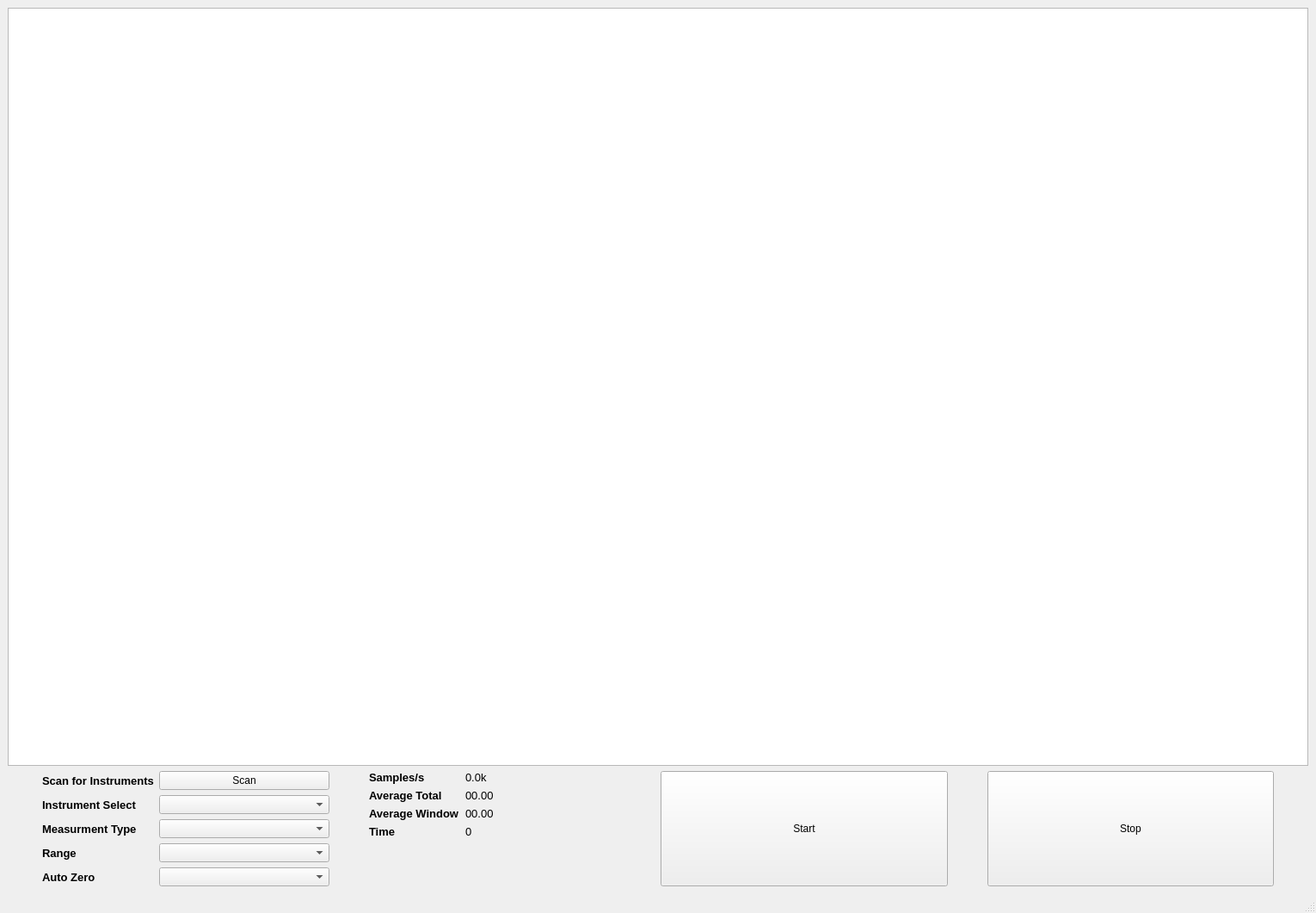
<?xml version="1.0" encoding="UTF-8"?>
<ui version="4.0">
 <class>MainWindow</class>
 <widget class="QMainWindow" name="MainWindow">
  <property name="geometry">
   <rect>
    <x>0</x>
    <y>0</y>
    <width>1530</width>
    <height>1061</height>
   </rect>
  </property>
  <property name="windowTitle">
   <string>DMMLogger</string>
  </property>
  <widget class="QWidget" name="centralwidget">
   <layout class="QGridLayout" name="gridLayout_3">
    <item row="1" column="0">
     <layout class="QGridLayout" name="gridLayout_7">
      <item row="0" column="1">
       <layout class="QFormLayout" name="formLayout_3">
        <property name="sizeConstraint">
         <enum>QLayout::SetFixedSize</enum>
        </property>
        <item row="1" column="0">
         <widget class="QLabel" name="label">
          <property name="font">
           <font>
            <pointsize>10</pointsize>
            <weight>75</weight>
            <bold>true</bold>
           </font>
          </property>
          <property name="text">
           <string>Scan for Instruments</string>
          </property>
         </widget>
        </item>
        <item row="1" column="1">
         <widget class="QPushButton" name="scanButton">
          <property name="text">
           <string>Scan</string>
          </property>
         </widget>
        </item>
        <item row="2" column="0">
         <widget class="QLabel" name="instSelectLB">
          <property name="font">
           <font>
            <pointsize>10</pointsize>
            <weight>75</weight>
            <bold>true</bold>
           </font>
          </property>
          <property name="text">
           <string>Instrument Select</string>
          </property>
         </widget>
        </item>
        <item row="2" column="1">
         <widget class="QComboBox" name="instSelectCB"/>
        </item>
        <item row="3" column="0">
         <widget class="QLabel" name="measTypeLB">
          <property name="font">
           <font>
            <pointsize>10</pointsize>
            <weight>75</weight>
            <bold>true</bold>
           </font>
          </property>
          <property name="text">
           <string>Measurment Type</string>
          </property>
         </widget>
        </item>
        <item row="3" column="1">
         <widget class="QComboBox" name="measTypeCB"/>
        </item>
        <item row="4" column="0">
         <widget class="QLabel" name="resolutionLB">
          <property name="font">
           <font>
            <pointsize>10</pointsize>
            <weight>75</weight>
            <bold>true</bold>
           </font>
          </property>
          <property name="text">
           <string>Range</string>
          </property>
         </widget>
        </item>
        <item row="4" column="1">
         <widget class="QComboBox" name="rangeCB"/>
        </item>
        <item row="5" column="0">
         <widget class="QLabel" name="autoZeroLB">
          <property name="font">
           <font>
            <pointsize>10</pointsize>
            <weight>75</weight>
            <bold>true</bold>
           </font>
          </property>
          <property name="text">
           <string>Auto Zero</string>
          </property>
         </widget>
        </item>
        <item row="5" column="1">
         <widget class="QComboBox" name="autoZeroCB"/>
        </item>
       </layout>
      </item>
      <item row="0" column="0">
       <spacer name="horizontalSpacer">
        <property name="orientation">
         <enum>Qt::Horizontal</enum>
        </property>
        <property name="sizeType">
         <enum>QSizePolicy::Preferred</enum>
        </property>
        <property name="sizeHint" stdset="0">
         <size>
          <width>40</width>
          <height>20</height>
         </size>
        </property>
       </spacer>
      </item>
      <item row="0" column="7">
       <spacer name="horizontalSpacer_4">
        <property name="orientation">
         <enum>Qt::Horizontal</enum>
        </property>
        <property name="sizeType">
         <enum>QSizePolicy::Preferred</enum>
        </property>
        <property name="sizeHint" stdset="0">
         <size>
          <width>40</width>
          <height>20</height>
         </size>
        </property>
       </spacer>
      </item>
      <item row="0" column="5">
       <spacer name="horizontalSpacer_3">
        <property name="orientation">
         <enum>Qt::Horizontal</enum>
        </property>
        <property name="sizeType">
         <enum>QSizePolicy::Minimum</enum>
        </property>
        <property name="sizeHint" stdset="0">
         <size>
          <width>40</width>
          <height>20</height>
         </size>
        </property>
       </spacer>
      </item>
      <item row="0" column="3">
       <layout class="QFormLayout" name="formLayout_4">
        <property name="sizeConstraint">
         <enum>QLayout::SetDefaultConstraint</enum>
        </property>
        <property name="leftMargin">
         <number>0</number>
        </property>
        <item row="0" column="0">
         <widget class="QLabel" name="samplesTitleLB">
          <property name="font">
           <font>
            <pointsize>10</pointsize>
            <weight>75</weight>
            <bold>true</bold>
           </font>
          </property>
          <property name="text">
           <string>Samples/s</string>
          </property>
          <property name="margin">
           <number>5</number>
          </property>
         </widget>
        </item>
        <item row="0" column="1">
         <widget class="QLabel" name="samplesLB">
          <property name="font">
           <font>
            <pointsize>10</pointsize>
           </font>
          </property>
          <property name="text">
           <string>0.0k</string>
          </property>
          <property name="margin">
           <number>5</number>
          </property>
         </widget>
        </item>
        <item row="1" column="0">
         <widget class="QLabel" name="avgTotalTitleLB">
          <property name="font">
           <font>
            <pointsize>10</pointsize>
            <weight>75</weight>
            <bold>true</bold>
           </font>
          </property>
          <property name="text">
           <string>Average Total</string>
          </property>
          <property name="margin">
           <number>5</number>
          </property>
         </widget>
        </item>
        <item row="1" column="1">
         <widget class="QLabel" name="avgTotalLB">
          <property name="font">
           <font>
            <pointsize>10</pointsize>
           </font>
          </property>
          <property name="text">
           <string>00.00</string>
          </property>
          <property name="margin">
           <number>5</number>
          </property>
         </widget>
        </item>
        <item row="2" column="0">
         <widget class="QLabel" name="avgWindowTitleLB">
          <property name="font">
           <font>
            <pointsize>10</pointsize>
            <weight>75</weight>
            <bold>true</bold>
           </font>
          </property>
          <property name="text">
           <string>Average Window</string>
          </property>
          <property name="margin">
           <number>5</number>
          </property>
         </widget>
        </item>
        <item row="2" column="1">
         <widget class="QLabel" name="avgWindowLB">
          <property name="font">
           <font>
            <pointsize>10</pointsize>
           </font>
          </property>
          <property name="text">
           <string>00.00</string>
          </property>
          <property name="margin">
           <number>5</number>
          </property>
         </widget>
        </item>
        <item row="3" column="0">
         <widget class="QLabel" name="timeTitleLB">
          <property name="font">
           <font>
            <pointsize>10</pointsize>
            <weight>75</weight>
            <bold>true</bold>
           </font>
          </property>
          <property name="text">
           <string>Time</string>
          </property>
          <property name="margin">
           <number>5</number>
          </property>
         </widget>
        </item>
        <item row="3" column="1">
         <widget class="QLabel" name="timeLB">
          <property name="font">
           <font>
            <pointsize>10</pointsize>
           </font>
          </property>
          <property name="text">
           <string>0</string>
          </property>
          <property name="margin">
           <number>5</number>
          </property>
         </widget>
        </item>
       </layout>
      </item>
      <item row="0" column="2">
       <spacer name="horizontalSpacer_2">
        <property name="orientation">
         <enum>Qt::Horizontal</enum>
        </property>
        <property name="sizeType">
         <enum>QSizePolicy::Minimum</enum>
        </property>
        <property name="sizeHint" stdset="0">
         <size>
          <width>40</width>
          <height>20</height>
         </size>
        </property>
       </spacer>
      </item>
      <item row="0" column="6">
       <widget class="QPushButton" name="stopButton">
        <property name="sizePolicy">
         <sizepolicy hsizetype="Minimum" vsizetype="Preferred">
          <horstretch>0</horstretch>
          <verstretch>0</verstretch>
         </sizepolicy>
        </property>
        <property name="text">
         <string>Stop</string>
        </property>
       </widget>
      </item>
      <item row="0" column="4">
       <widget class="QPushButton" name="startButton">
        <property name="sizePolicy">
         <sizepolicy hsizetype="Minimum" vsizetype="Preferred">
          <horstretch>0</horstretch>
          <verstretch>0</verstretch>
         </sizepolicy>
        </property>
        <property name="text">
         <string>Start</string>
        </property>
       </widget>
      </item>
     </layout>
    </item>
    <item row="0" column="0">
     <layout class="QGridLayout" name="gridLayout_4">
      <item row="0" column="0">
       <widget class="PlotWidget" name="plotGV">
        <property name="sizePolicy">
         <sizepolicy hsizetype="Expanding" vsizetype="Expanding">
          <horstretch>0</horstretch>
          <verstretch>0</verstretch>
         </sizepolicy>
        </property>
       </widget>
      </item>
     </layout>
    </item>
   </layout>
  </widget>
  <widget class="QMenuBar" name="menubar">
   <property name="geometry">
    <rect>
     <x>0</x>
     <y>0</y>
     <width>1530</width>
     <height>21</height>
    </rect>
   </property>
  </widget>
  <widget class="QStatusBar" name="statusbar"/>
 </widget>
 <customwidgets>
  <customwidget>
   <class>PlotWidget</class>
   <extends>QGraphicsView</extends>
   <header>pyqtgraph</header>
  </customwidget>
 </customwidgets>
 <resources/>
 <connections/>
</ui>
